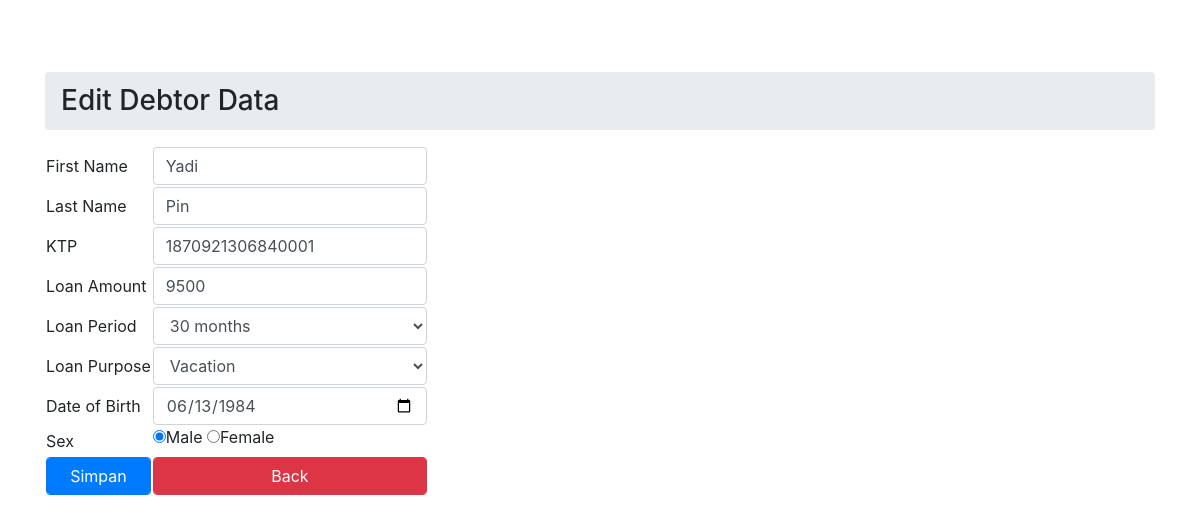
The page /edit.php?id=35&aksi=edit on the database its author committed.
### tables this page shows
CREATE TABLE `debtor` (
  `id_debtor` int(11) NOT NULL,
  `name_debtor` varchar(255) NOT NULL,
  `name_debtor2` varchar(255) NOT NULL,
  `ktp_debtor` varchar(255) NOT NULL,
  `loan_amount` bigint(20) NOT NULL,
  `loan_period` int(11) NOT NULL,
  `loan_purpose` varchar(255) NOT NULL,
  `dob_debtor` date NOT NULL,
  `sex_debtor` int(11) NOT NULL
);

CREATE TABLE `period` (
  `id_period` int(11) NOT NULL,
  `period_time` int(11) NOT NULL
);

CREATE TABLE `purpose` (
  `id_purpose` int(11) NOT NULL,
  `desc_purpose` varchar(255) NOT NULL
);

### database.php (called while the page is built, shortened)
<?php
class database{
	var $host = "localhost";
	var $uname = "root";
	var $pass = "";
	var $dbd = "ari_irawan_bank_amar";
  var $conn = "";
	function __construct(){
		$this->conn=mysqli_connect($this->host, $this->uname, $this->pass,$this->dbd);
  }
  function period(){
    $data = "select * from period";
    $result=mysqli_query($this->conn,$data);
    return $result;
  }
  function purpose(){
    $data = "select * from purpose";
    $result=mysqli_query($this->conn,$data);
    return $result;
  }
  function edit($id){
    $data = mysqli_query($this->conn,"select * from debtor where id_debtor='$id'");
    while($d = mysqli_fetch_array($data)){
      $hasil[] = $d;
    }
    return $hasil;
  }
}

### edit.php (the view, shortened to what this page needs)
<?php
include 'database.php';
include 'script.php';
$db = new database();
?>
<div class="container">
<br><br><br>
<h3 class="breadcrumb">Edit Debtor Data</h3>
<form action="proses.php?aksi=update" method="post">
<?php
foreach($db->edit($_GET['id']) as $d){
?>
<table>
	<tr>
		<td>First Name</td>
		<td>
    <input required type="text" name="name_debtor" value="<?php echo $d['name_debtor'] ?>" class="form-control"></td>
	</tr>
	<tr>
		<td>Last Name</td>
		<td>
    <input required type="text" name="name_debtor2" value="<?php echo $d['name_debtor2'] ?>" class="form-control"></td>
	</tr>
	<tr>
		<td>KTP</td>
		<td><input type="text" name="ktp_debtor" value="<?php echo $d['ktp_debtor'] ?>" class="form-control"></td>
	</tr>
	<tr>
		<td>Loan Amount</td>
		<td><input type="text" name="loan_amount" value="<?php echo $d['loan_amount'] ?>" class="form-control"></td>
	</tr>
  <tr>
		<td>Loan Period</td>
		<td><select name="loan_period" class="form-control">
    <?php foreach($db->period() as $p) { ?>
			<option
          value="<?php echo $p['id_period']; ?>"
          <?php if( $_GET['id'] == $d['id_debtor'] && $d['loan_period'] == $p['id_period'])
                { echo ' selected="selected"'; } ?>>
          <?php echo ($p['period_time']) ?> months
      </option>
		<?php } ?>
    </select></td>
	</tr>
  <tr>
		<td>Loan Purpose</td>
		<td><select   name="loan_purpose" class="form-control">
    <?php foreach($db->purpose() as $c) { ?>
			<option
          value="<?php echo $c['id_purpose']; ?>"
          <?php if( $_GET['id'] == $d['id_debtor'] && $c['id_purpose'] == $d['loan_purpose'])
                { echo ' selected="selected"'; } ?>>
          <?php echo ($c['desc_purpose']) ?>
      </option>
		<?php } ?>
 </select></td>
	</tr>
  <tr>
		<td>Date of Birth</td>
		<td><input type="date" value="<?php echo $d['dob_debtor'] ?>" name="dob_debtor" class="form-control"></td>
	</tr>
  <tr>
		<td>Sex</td>
		<td>
    <label><input type="radio" name="sex_debtor" value="1" <?php if($d['sex_debtor']=='1') echo 'checked'?>>Male</label>
    <label><input type="radio" name="sex_debtor" value="2" <?php if($d['sex_debtor']=='2') echo 'checked'?>>Female</label>
   </td>
	</tr>
	<tr>
		<td><input class="form form-control btn btn-primary" type="submit" value="Simpan"></td>
		<td><a style="text-align:center" class="form form-control btn-danger" href="index.php">Back</a></td>
	</tr>
</table>
   <?php }?>
</form>
</div>

### rows shown on the page
debtor: name_debtor "Yadi", name_debtor2 "Pin", ktp_debtor "1870921306840001", loan_amount "9500", loan_period "30 months", loan_purpose "Vacation", dob_debtor "06/13/1984", sex_debtor "☑ Male", sex_debtor "☐ Female"
